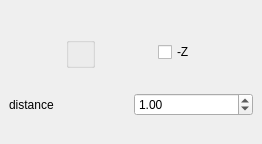
<?xml version="1.0" encoding="UTF-8"?>
<ui version="4.0">
 <class>DirectionVectorWidget</class>
 <widget class="QWidget" name="DirectionVectorWidget">
  <property name="geometry">
   <rect>
    <x>0</x>
    <y>0</y>
    <width>262</width>
    <height>144</height>
   </rect>
  </property>
  <property name="windowTitle">
   <string>Form</string>
  </property>
  <layout class="QVBoxLayout">
   <property name="spacing">
    <number>6</number>
   </property>
   <property name="leftMargin">
    <number>9</number>
   </property>
   <property name="topMargin">
    <number>9</number>
   </property>
   <property name="rightMargin">
    <number>9</number>
   </property>
   <property name="bottomMargin">
    <number>9</number>
   </property>
   <item>
    <layout class="QHBoxLayout">
     <property name="spacing">
      <number>6</number>
     </property>
     <property name="topMargin">
      <number>9</number>
     </property>
     <item>
      <widget class="QGroupBox" name="disc">
       <property name="sizePolicy">
        <sizepolicy hsizetype="Fixed" vsizetype="Fixed">
         <horstretch>0</horstretch>
         <verstretch>0</verstretch>
        </sizepolicy>
       </property>
       <property name="title">
        <string/>
       </property>
       <property name="alignment">
        <set>Qt::AlignCenter</set>
       </property>
       <property name="flat">
        <bool>false</bool>
       </property>
      </widget>
     </item>
     <item>
      <widget class="QCheckBox" name="reverse">
       <property name="sizePolicy">
        <sizepolicy hsizetype="Fixed" vsizetype="Fixed">
         <horstretch>0</horstretch>
         <verstretch>0</verstretch>
        </sizepolicy>
       </property>
       <property name="text">
        <string>-Z</string>
       </property>
      </widget>
     </item>
    </layout>
   </item>
   <item>
    <layout class="QHBoxLayout">
     <item>
      <widget class="QLabel" name="label">
       <property name="text">
        <string>distance</string>
       </property>
      </widget>
     </item>
     <item>
      <widget class="QDoubleSpinBox" name="distance">
       <property name="minimum">
        <double>0.000000000000000</double>
       </property>
       <property name="maximum">
        <double>1000.000000000000000</double>
       </property>
       <property name="value">
        <double>1.000000000000000</double>
       </property>
      </widget>
     </item>
    </layout>
   </item>
  </layout>
 </widget>
 <resources/>
 <connections/>
</ui>
